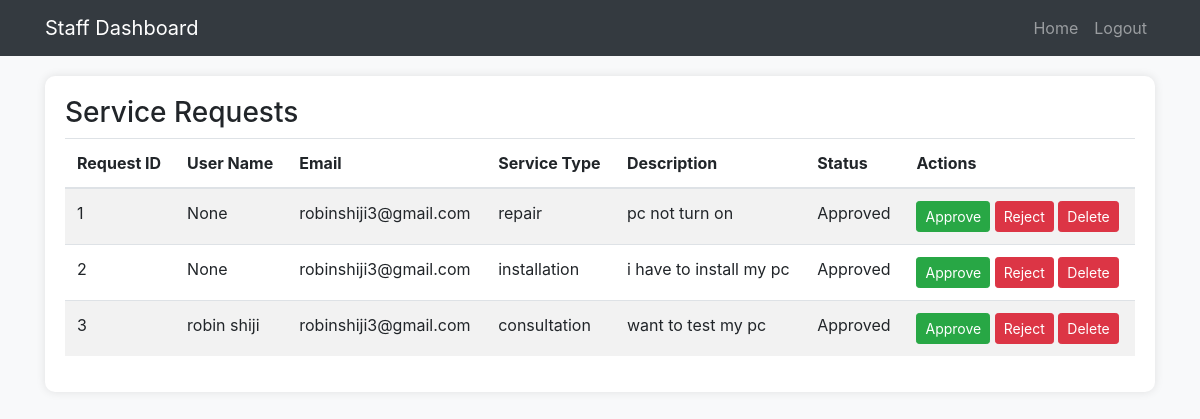
The page /staffpage/ on the database as committed earlier.
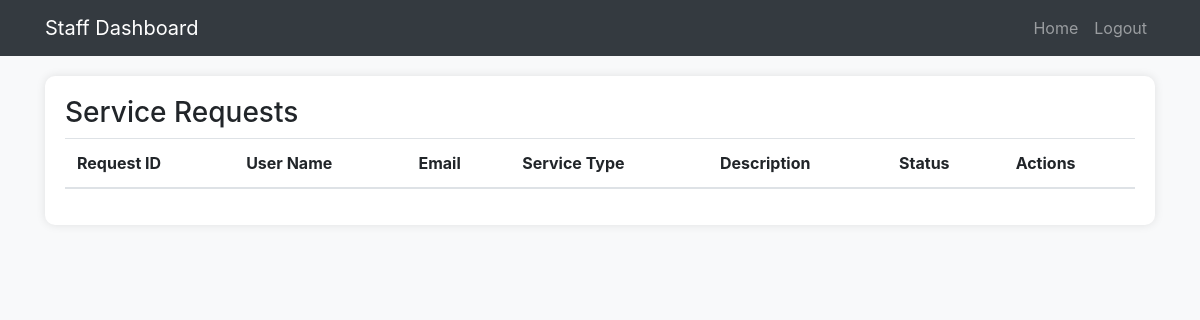
The same page on the database as committed later.
### pc_app/models.py (models this page shows)
class services(models.Model):
    name=models.CharField(max_length=255 ,null=True)
    email=models.CharField(max_length=50)
    service_type=models.CharField(max_length=150)
    description=models.TextField()
    status = models.CharField(max_length=20, default='Pending')

### pc_app/views.py (the view)
# urls.py: path('staffpage/',views.staffpage,name='staffpage'),
def staffpage(request):
    req=services.objects.all()
    return render(request,'staff/staff_home.html' ,{'req':req})

### template/staff/staff_home.html (shortened to what this page needs)
<!DOCTYPE html>
<html lang="en">
<head>
    <link href="https://stackpath.bootstrapcdn.com/bootstrap/4.5.2/css/bootstrap.min.css" rel="stylesheet">
</head>
<body>
<nav class="navbar navbar-expand-lg navbar-dark bg-dark">
    <div class="container">
        <a class="navbar-brand" href="#">Staff Dashboard</a>
        <div class="collapse navbar-collapse" id="navbarNav">
            <ul class="navbar-nav ml-auto">
                <li class="nav-item">
                    <a class="nav-link" href="">Home</a>
                </li>
                <li class="nav-item">
                    <a class="nav-link" href="{% url 'logout' %}">Logout</a>
                </li>
            </ul>
        </div>
    </div>
</nav>
<div class="container">
    <div class="table-container">
        <h3>Service Requests</h3>
        <table class="table table-striped table-hover">
            <thead>
                <tr>
                    <th>Request ID</th>
                    <th>User Name</th>
                    <th>Email</th>
                    <th>Service Type</th>
                    <th>Description</th>
                    <th>Status</th>
                    <th>Actions</th>
                </tr>
            </thead>
            <tbody>
                {% for request in req %}
                <tr>
                    <td>{{ request.id }}</td>
                    <td>{{ request.name }}</td>
                    <td>{{ request.email }}</td>
                    <td>{{ request.service_type }}</td>
                    <td>{{ request.description }}</td>
                    <td>{{ request.status }}</td>
                    <td>
                        <a href="{% url 'approve_request' request.id %}" class="btn btn-success btn-sm">Approve</a>
                        <a href="{% url 'reject_request' request.id %}" class="btn btn-danger btn-sm">Reject</a>
                        <a href="{% url 'delete_request' request.id %}" class="btn btn-danger btn-sm">Delete</a>
                    </td>
                </tr>
                {% endfor %}
            </tbody>
        </table>
    </div>
</div>
</body>
</html>

Rows that differ between the two databases and show on the page:
removed services: id "1", name "None", email "robinshiji3@gmail.com", service_type "repair", description "pc not turn on", status "Approved"
removed services: id "2", name "None", email "robinshiji3@gmail.com", service_type "installation", description "i have to install my pc", status "Approved"
removed services: id "3", name "robin shiji", email "robinshiji3@gmail.com", service_type "consultation", description "want to test my pc", status "Approved"
